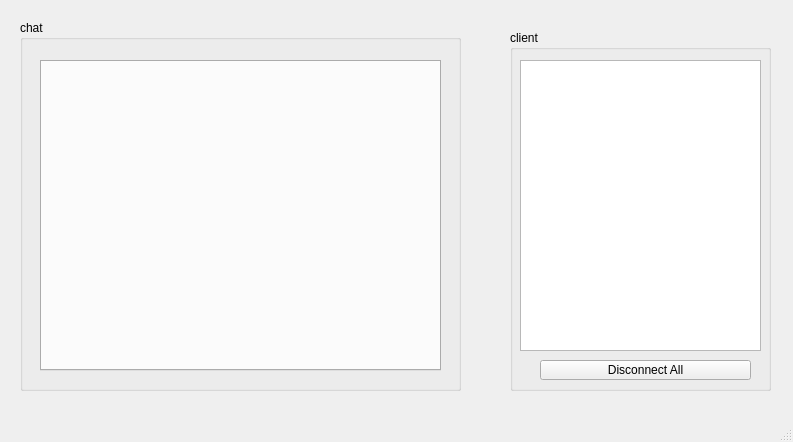
<?xml version="1.0" encoding="UTF-8"?>
<ui version="4.0">
 <class>MainWindow</class>
 <widget class="QMainWindow" name="MainWindow">
  <property name="geometry">
   <rect>
    <x>0</x>
    <y>0</y>
    <width>793</width>
    <height>442</height>
   </rect>
  </property>
  <property name="windowTitle">
   <string>MainWindow</string>
  </property>
  <widget class="QWidget" name="centralwidget">
   <widget class="QGroupBox" name="groupBox">
    <property name="geometry">
     <rect>
      <x>510</x>
      <y>30</y>
      <width>261</width>
      <height>361</height>
     </rect>
    </property>
    <property name="title">
     <string>client</string>
    </property>
    <widget class="QListWidget" name="listWidget">
     <property name="geometry">
      <rect>
       <x>10</x>
       <y>30</y>
       <width>241</width>
       <height>291</height>
      </rect>
     </property>
    </widget>
    <widget class="QPushButton" name="pushButton">
     <property name="geometry">
      <rect>
       <x>30</x>
       <y>330</y>
       <width>211</width>
       <height>20</height>
      </rect>
     </property>
     <property name="text">
      <string>Disconnect All</string>
     </property>
    </widget>
   </widget>
   <widget class="QGroupBox" name="groupBox_2">
    <property name="geometry">
     <rect>
      <x>20</x>
      <y>20</y>
      <width>441</width>
      <height>371</height>
     </rect>
    </property>
    <property name="title">
     <string>chat</string>
    </property>
    <widget class="QTabWidget" name="tabWidget">
     <property name="geometry">
      <rect>
       <x>20</x>
       <y>40</y>
       <width>401</width>
       <height>311</height>
      </rect>
     </property>
    </widget>
   </widget>
  </widget>
  <widget class="QMenuBar" name="menubar">
   <property name="geometry">
    <rect>
     <x>0</x>
     <y>0</y>
     <width>793</width>
     <height>21</height>
    </rect>
   </property>
  </widget>
  <widget class="QStatusBar" name="statusbar"/>
 </widget>
 <resources/>
 <connections/>
</ui>
